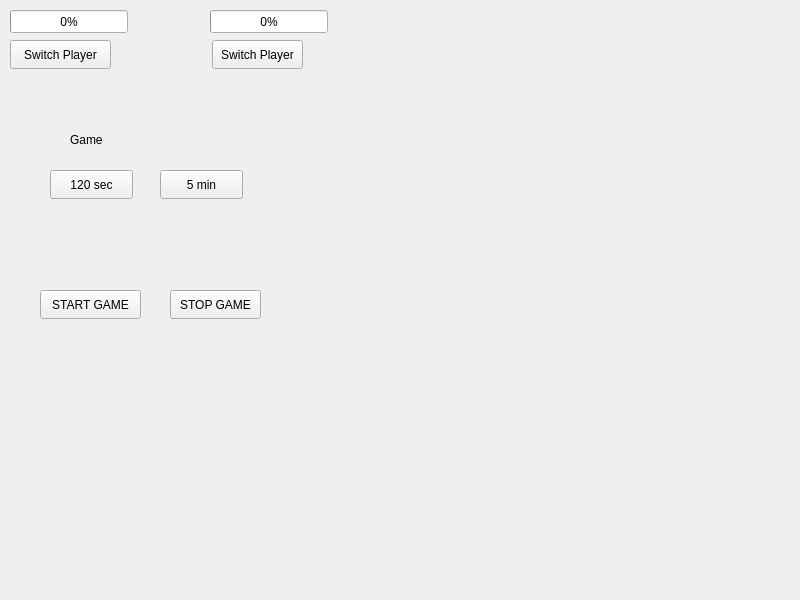
<?xml version="1.0" encoding="UTF-8"?>
<ui version="4.0">
 <class>MainWindow</class>
 <widget class="QMainWindow" name="MainWindow">
  <property name="geometry">
   <rect>
    <x>0</x>
    <y>0</y>
    <width>800</width>
    <height>600</height>
   </rect>
  </property>
  <property name="windowTitle">
   <string>MainWindow</string>
  </property>
  <widget class="QWidget" name="centralwidget">
   <widget class="QPushButton" name="SwitchPlayer1">
    <property name="geometry">
     <rect>
      <x>10</x>
      <y>40</y>
      <width>101</width>
      <height>29</height>
     </rect>
    </property>
    <property name="text">
     <string>Switch Player</string>
    </property>
   </widget>
   <widget class="QPushButton" name="SwitchPlayer2">
    <property name="geometry">
     <rect>
      <x>212</x>
      <y>40</y>
      <width>91</width>
      <height>29</height>
     </rect>
    </property>
    <property name="text">
     <string>Switch Player</string>
    </property>
   </widget>
   <widget class="QProgressBar" name="progressBar1">
    <property name="geometry">
     <rect>
      <x>10</x>
      <y>10</y>
      <width>118</width>
      <height>23</height>
     </rect>
    </property>
    <property name="value">
     <number>0</number>
    </property>
   </widget>
   <widget class="QProgressBar" name="progressBar_2">
    <property name="geometry">
     <rect>
      <x>210</x>
      <y>10</y>
      <width>118</width>
      <height>23</height>
     </rect>
    </property>
    <property name="value">
     <number>0</number>
    </property>
   </widget>
   <widget class="QLabel" name="Gamelabel">
    <property name="geometry">
     <rect>
      <x>70</x>
      <y>130</y>
      <width>171</width>
      <height>20</height>
     </rect>
    </property>
    <property name="text">
     <string>Game</string>
    </property>
   </widget>
   <widget class="QPushButton" name="sec">
    <property name="geometry">
     <rect>
      <x>50</x>
      <y>170</y>
      <width>83</width>
      <height>29</height>
     </rect>
    </property>
    <property name="text">
     <string>120 sec</string>
    </property>
   </widget>
   <widget class="QPushButton" name="min">
    <property name="geometry">
     <rect>
      <x>160</x>
      <y>170</y>
      <width>83</width>
      <height>29</height>
     </rect>
    </property>
    <property name="text">
     <string>5 min</string>
    </property>
   </widget>
   <widget class="QPushButton" name="STARTGAME">
    <property name="geometry">
     <rect>
      <x>40</x>
      <y>290</y>
      <width>101</width>
      <height>29</height>
     </rect>
    </property>
    <property name="text">
     <string>START GAME</string>
    </property>
   </widget>
   <widget class="QPushButton" name="STOPGAME">
    <property name="geometry">
     <rect>
      <x>170</x>
      <y>290</y>
      <width>91</width>
      <height>29</height>
     </rect>
    </property>
    <property name="text">
     <string>STOP GAME</string>
    </property>
   </widget>
  </widget>
 </widget>
 <resources/>
 <connections/>
</ui>
